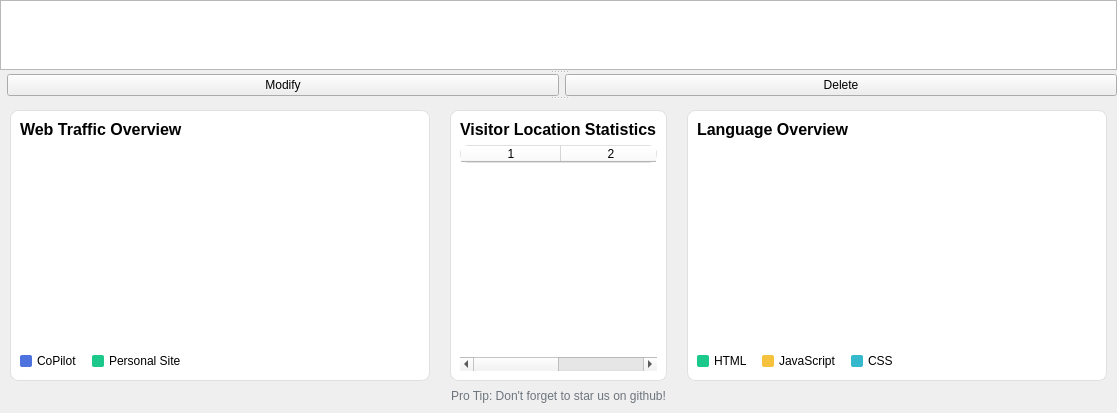
         <widget class="QSplitter" name="mainSplitter">
  <property name="orientation">
   <enum>Qt::Orientation::Vertical</enum>
  </property>
  <widget class="QTableView" name="reservationsTableView">
   <property name="selectionMode">
    <enum>QAbstractItemView::SelectionMode::SingleSelection</enum>
   </property>
   <property name="selectionBehavior">
    <enum>QAbstractItemView::SelectionBehavior::SelectRows</enum>
   </property>
   <property name="sortingEnabled">
    <bool>true</bool>
   </property>
  </widget>
  <widget class="QWidget" name="buttonContainer">
   <layout class="QHBoxLayout" name="buttonLayout">
   <item>
   <spacer name="horizontalSpacer">
    <property name="orientation">
     <enum>Qt::Horizontal</enum>
    </property>
    <property name="sizeType">
      <enum>QSizePolicy::Expanding</enum>  <!-- Critical for right alignment -->
    </property>
   </spacer>
  </item>

    <item>
     <widget class="QPushButton" name="modifyButton">
      <property name="text">
       <string>Modify</string>
      </property>
     </widget>
    </item>
    <item>
     <widget class="QPushButton" name="deleteButton">
      <property name="text">
       <string>Delete</string>
      </property>
     </widget>
    </item>
   </layout>
  </widget>



<widget class="QWidget" name="statsContainer">
  <layout class="QVBoxLayout" name="statsLayout">
    <property name="spacing">
      <number>8</number>
    </property>
    <property name="leftMargin">
      <number>10</number>
    </property>
    <property name="topMargin">
      <number>10</number>
    </property>
    <property name="rightMargin">
      <number>10</number>
    </property>
    <property name="bottomMargin">
      <number>10</number>
    </property>
    <item>
      <widget class="QWidget" name="dashboardWidget">
        <layout class="QHBoxLayout" name="chartsLayout">
          <property name="spacing">
            <number>20</number>
          </property>
          <property name="leftMargin">
            <number>0</number>
          </property>
          <property name="topMargin">
            <number>0</number>
          </property>
          <property name="rightMargin">
            <number>0</number>
          </property>
          <property name="bottomMargin">
            <number>0</number>
          </property>
          <item>
            <widget class="QFrame" name="trafficChartFrame">
              <property name="frameShape">
                <enum>QFrame::StyledPanel</enum>
              </property>
              <property name="frameShadow">
                <enum>QFrame::Raised</enum>
              </property>
              <property name="styleSheet">
                <string>
                  QFrame {
                    background-color: white;
                    border-radius: 8px;
                    border: 1px solid #e0e0e0;
                  }
                </string>
              </property>
              <layout class="QVBoxLayout" name="trafficFrameLayout">
                <item>
                  <widget class="QLabel" name="trafficTitle">
                    <property name="text">
                      <string>Web Traffic Overview</string>
                    </property>
                    <property name="alignment">
                      <set>Qt::AlignLeft|Qt::AlignTop</set>
                    </property>
                    <property name="styleSheet">
                      <string>
                        font-weight: bold;
                        font-size: 12pt;
                        border: none;
                      </string>
                    </property>
                  </widget>
                </item>
                <item>
                  <widget class="QGraphicsView" name="trafficChart">
                    <property name="sizePolicy">
                      <sizepolicy hsizetype="Expanding" vsizetype="Expanding">
                        <horstretch>0</horstretch>
                        <verstretch>0</verstretch>
                      </sizepolicy>
                    </property>
                    <property name="minimumSize">
                      <size>
                        <width>400</width>
                        <height>200</height>
                      </size>
                    </property>
                    <property name="styleSheet">
                      <string>
                        background-color: white;
                        border: none;
                      </string>
                    </property>
                  </widget>
                </item>
                <item>
                  <widget class="QFrame" name="trafficLegendFrame">
                    <property name="frameShape">
                      <enum>QFrame::NoFrame</enum>
                    </property>
                    <property name="styleSheet">
                      <string>border: none;</string>
                    </property>
                    <layout class="QHBoxLayout" name="trafficLegendLayout">
                      <property name="spacing">
                        <number>15</number>
                      </property>
                      <property name="leftMargin">
                        <number>0</number>
                      </property>
                      <property name="topMargin">
                        <number>0</number>
                      </property>
                      <property name="rightMargin">
                        <number>0</number>
                      </property>
                      <property name="bottomMargin">
                        <number>0</number>
                      </property>
                      <item>
                        <widget class="QFrame" name="copilotLegend">
                          <property name="frameShape">
                            <enum>QFrame::NoFrame</enum>
                          </property>
                          <layout class="QHBoxLayout" name="copilotLegendLayout">
                            <property name="spacing">
                              <number>5</number>
                            </property>
                            <property name="leftMargin">
                              <number>0</number>
                            </property>
                            <property name="topMargin">
                              <number>0</number>
                            </property>
                            <property name="rightMargin">
                              <number>0</number>
                            </property>
                            <property name="bottomMargin">
                              <number>0</number>
                            </property>
                            <item>
                              <widget class="QFrame" name="copilotColor">
                                <property name="minimumSize">
                                  <size>
                                    <width>12</width>
                                    <height>12</height>
                                  </size>
                                </property>
                                <property name="maximumSize">
                                  <size>
                                    <width>12</width>
                                    <height>12</height>
                                  </size>
                                </property>
                                <property name="styleSheet">
                                  <string>
                                    background-color: #4e73df;
                                    border-radius: 2px;
                                  </string>
                                </property>
                              </widget>
                            </item>
                            <item>
                              <widget class="QLabel" name="copilotText">
                                <property name="text">
                                  <string>CoPilot</string>
                                </property>
                                <property name="styleSheet">
                                  <string>
                                    font-size: 9pt;
                                  </string>
                                </property>
                              </widget>
                            </item>
                          </layout>
                        </widget>
                      </item>
                      <item>
                        <widget class="QFrame" name="personalSiteLegend">
                          <property name="frameShape">
                            <enum>QFrame::NoFrame</enum>
                          </property>
                          <layout class="QHBoxLayout" name="personalSiteLegendLayout">
                            <property name="spacing">
                              <number>5</number>
                            </property>
                            <property name="leftMargin">
                              <number>0</number>
                            </property>
                            <property name="topMargin">
                              <number>0</number>
                            </property>
                            <property name="rightMargin">
                              <number>0</number>
                            </property>
                            <property name="bottomMargin">
                              <number>0</number>
                            </property>
                            <item>
                              <widget class="QFrame" name="personalSiteColor">
                                <property name="minimumSize">
                                  <size>
                                    <width>12</width>
                                    <height>12</height>
                                  </size>
                                </property>
                                <property name="maximumSize">
                                  <size>
                                    <width>12</width>
                                    <height>12</height>
                                  </size>
                                </property>
                                <property name="styleSheet">
                                  <string>
                                    background-color: #1cc88a;
                                    border-radius: 2px;
                                  </string>
                                </property>
                              </widget>
                            </item>
                            <item>
                              <widget class="QLabel" name="personalSiteText">
                                <property name="text">
                                  <string>Personal Site</string>
                                </property>
                                <property name="styleSheet">
                                  <string>
                                    font-size: 9pt;
                                  </string>
                                </property>
                              </widget>
                            </item>
                          </layout>
                        </widget>
                      </item>
                      <item>
                        <spacer name="trafficLegendSpacer">
                          <property name="orientation">
                            <enum>Qt::Horizontal</enum>
                          </property>
                          <property name="sizeHint" stdset="0">
                            <size>
                              <width>40</width>
                              <height>20</height>
                            </size>
                          </property>
                        </spacer>
                      </item>
                    </layout>
                  </widget>
                </item>
              </layout>
            </widget>
          </item>
          <item>
  <widget class="QFrame" name="countryStatsFrame">
    <property name="frameShape">
      <enum>QFrame::StyledPanel</enum>
    </property>
    <property name="frameShadow">
      <enum>QFrame::Raised</enum>
    </property>
    <property name="styleSheet">
      <string>
        QFrame {
          background-color: white;
          border-radius: 8px;
          border: 1px solid #e0e0e0;
        }
      </string>
    </property>
    <layout class="QVBoxLayout" name="countryStatsLayout">
      <item>
        <widget class="QLabel" name="countryStatsTitle">
          <property name="text">
            <string>Visitor Location Statistics</string>
          </property>
          <property name="alignment">
            <set>Qt::AlignLeft|Qt::AlignTop</set>
          </property>
          <property name="styleSheet">
            <string>
              font-weight: bold;
              font-size: 12pt;
              border: none;
            </string>
          </property>
        </widget>
      </item>
      <item>
        <widget class="QTableWidget" name="countryStatsTable">
          <property name="columnCount">
            <number>2</number>
          </property>
          <property name="horizontalHeaderLabels">
            <stringlist>
              <string>Country</string>
              <string>Percentage</string>
            </stringlist>
          </property>
          <property name="styleSheet">
            <string>
              QTableWidget {
                background-color: white;
                border: none;
              }
              QHeaderView::section {
                background-color: #f8f9fc;
                padding: 4px;
                border: 1px solid #e0e0e0;
                font-weight: bold;
              }
            </string>
          </property>
        </widget>
      </item>
    </layout>
  </widget>
</item>
          <item>
            <widget class="QFrame" name="languageChartFrame">
              <property name="frameShape">
                <enum>QFrame::StyledPanel</enum>
              </property>
              <property name="frameShadow">
                <enum>QFrame::Raised</enum>
              </property>
              <property name="styleSheet">
                <string>
                  QFrame {
                    background-color: white;
                    border-radius: 8px;
                    border: 1px solid #e0e0e0;
                  }
                </string>
              </property>
              <layout class="QVBoxLayout" name="languageFrameLayout">
                <item>
                  <widget class="QLabel" name="languageTitle">
                    <property name="text">
                      <string>Language Overview</string>
                    </property>
                    <property name="alignment">
                      <set>Qt::AlignLeft|Qt::AlignTop</set>
                    </property>
                    <property name="styleSheet">
                      <string>
                        font-weight: bold;
                        font-size: 12pt;
                        border: none;
                      </string>
                    </property>
                  </widget>
                </item>
                <item>
                  <widget class="QGraphicsView" name="languageChart">
                    <property name="sizePolicy">
                      <sizepolicy hsizetype="Expanding" vsizetype="Expanding">
                        <horstretch>0</horstretch>
                        <verstretch>0</verstretch>
                      </sizepolicy>
                    </property>
                    <property name="minimumSize">
                      <size>
                        <width>400</width>
                        <height>200</height>
                      </size>
                    </property>
                    <property name="styleSheet">
                      <string>
                        background-color: white;
                        border: none;
                      </string>
                    </property>
                  </widget>
                </item>
                <item>
                  <widget class="QFrame" name="languageLegendFrame">
                    <property name="frameShape">
                      <enum>QFrame::NoFrame</enum>
                    </property>
                    <property name="styleSheet">
                      <string>border: none;</string>
                    </property>
                    <layout class="QHBoxLayout" name="languageLegendLayout">
                      <property name="spacing">
                        <number>15</number>
                      </property>
                      <property name="leftMargin">
                        <number>0</number>
                      </property>
                      <property name="topMargin">
                        <number>0</number>
                      </property>
                      <property name="rightMargin">
                        <number>0</number>
                      </property>
                      <property name="bottomMargin">
                        <number>0</number>
                      </property>
                      <item>
                        <widget class="QFrame" name="htmlLegend">
                          <property name="frameShape">
                            <enum>QFrame::NoFrame</enum>
                          </property>
                          <layout class="QHBoxLayout" name="htmlLegendLayout">
                            <property name="spacing">
                              <number>5</number>
                            </property>
                            <property name="leftMargin">
                              <number>0</number>
                            </property>
                            <property name="topMargin">
                              <number>0</number>
                            </property>
                            <property name="rightMargin">
                              <number>0</number>
                            </property>
                            <property name="bottomMargin">
                              <number>0</number>
                            </property>
                            <item>
                              <widget class="QFrame" name="htmlColor">
                                <property name="minimumSize">
                                  <size>
                                    <width>12</width>
                                    <height>12</height>
                                  </size>
                                </property>
                                <property name="maximumSize">
                                  <size>
                                    <width>12</width>
                                    <height>12</height>
                                  </size>
                                </property>
                                <property name="styleSheet">
                                  <string>
                                    background-color: #1cc88a;
                                    border-radius: 2px;
                                  </string>
                                </property>
                              </widget>
                            </item>
                            <item>
                              <widget class="QLabel" name="htmlText">
                                <property name="text">
                                  <string>HTML</string>
                                </property>
                                <property name="styleSheet">
                                  <string>
                                    font-size: 9pt;
                                  </string>
                                </property>
                              </widget>
                            </item>
                          </layout>
                        </widget>
                      </item>
                      <item>
                        <widget class="QFrame" name="javascriptLegend">
                          <property name="frameShape">
                            <enum>QFrame::NoFrame</enum>
                          </property>
                          <layout class="QHBoxLayout" name="javascriptLegendLayout">
                            <property name="spacing">
                              <number>5</number>
                            </property>
                            <property name="leftMargin">
                              <number>0</number>
                            </property>
                            <property name="topMargin">
                              <number>0</number>
                            </property>
                            <property name="rightMargin">
                              <number>0</number>
                            </property>
                            <property name="bottomMargin">
                              <number>0</number>
                            </property>
                            <item>
                              <widget class="QFrame" name="javascriptColor">
                                <property name="minimumSize">
                                  <size>
                                    <width>12</width>
                                    <height>12</height>
                                  </size>
                                </property>
                                <property name="maximumSize">
                                  <size>
                                    <width>12</width>
                                    <height>12</height>
                                  </size>
                                </property>
                                <property name="styleSheet">
                                  <string>
                                    background-color: #f6c23e;
                                    border-radius: 2px;
                                  </string>
                                </property>
                              </widget>
                            </item>
                            <item>
                              <widget class="QLabel" name="javascriptText">
                                <property name="text">
                                  <string>JavaScript</string>
                                </property>
                                <property name="styleSheet">
                                  <string>
                                    font-size: 9pt;
                                  </string>
                                </property>
                              </widget>
                            </item>
                          </layout>
                        </widget>
                      </item>
                      <item>
                        <widget class="QFrame" name="cssLegend">
                          <property name="frameShape">
                            <enum>QFrame::NoFrame</enum>
                          </property>
                          <layout class="QHBoxLayout" name="cssLegendLayout">
                            <property name="spacing">
                              <number>5</number>
                            </property>
                            <property name="leftMargin">
                              <number>0</number>
                            </property>
                            <property name="topMargin">
                              <number>0</number>
                            </property>
                            <property name="rightMargin">
                              <number>0</number>
                            </property>
                            <property name="bottomMargin">
                              <number>0</number>
                            </property>
                            <item>
                              <widget class="QFrame" name="cssColor">
                                <property name="minimumSize">
                                  <size>
                                    <width>12</width>
                                    <height>12</height>
                                  </size>
                                </property>
                                <property name="maximumSize">
                                  <size>
                                    <width>12</width>
                                    <height>12</height>
                                  </size>
                                </property>
                                <property name="styleSheet">
                                  <string>
                                    background-color: #36b9cc;
                                    border-radius: 2px;
                                  </string>
                                </property>
                              </widget>
                            </item>
                            <item>
                              <widget class="QLabel" name="cssText">
                                <property name="text">
                                  <string>CSS</string>
                                </property>
                                <property name="styleSheet">
                                  <string>
                                    font-size: 9pt;
                                  </string>
                                </property>
                              </widget>
                            </item>
                          </layout>
                        </widget>
                      </item>
                      <item>
                        <spacer name="languageLegendSpacer">
                          <property name="orientation">
                            <enum>Qt::Horizontal</enum>
                          </property>
                          <property name="sizeHint" stdset="0">
                            <size>
                              <width>40</width>
                              <height>20</height>
                            </size>
                          </property>
                        </spacer>
                      </item>
                    </layout>
                  </widget>
                </item>
              </layout>
            </widget>
          </item>
        </layout>
      </widget>
    </item>
    <item>
      <widget class="QLabel" name="proTipLabel">
        <property name="text">
          <string>Pro Tip: Don't forget to star us on github!</string>
        </property>
        <property name="alignment">
          <set>Qt::AlignCenter</set>
        </property>
        <property name="styleSheet">
          <string>
            font-size: 9pt;
            color: #6c757d;
          </string>
        </property>
      </widget>
    </item>
  </layout>
</widget>



         </widget>
